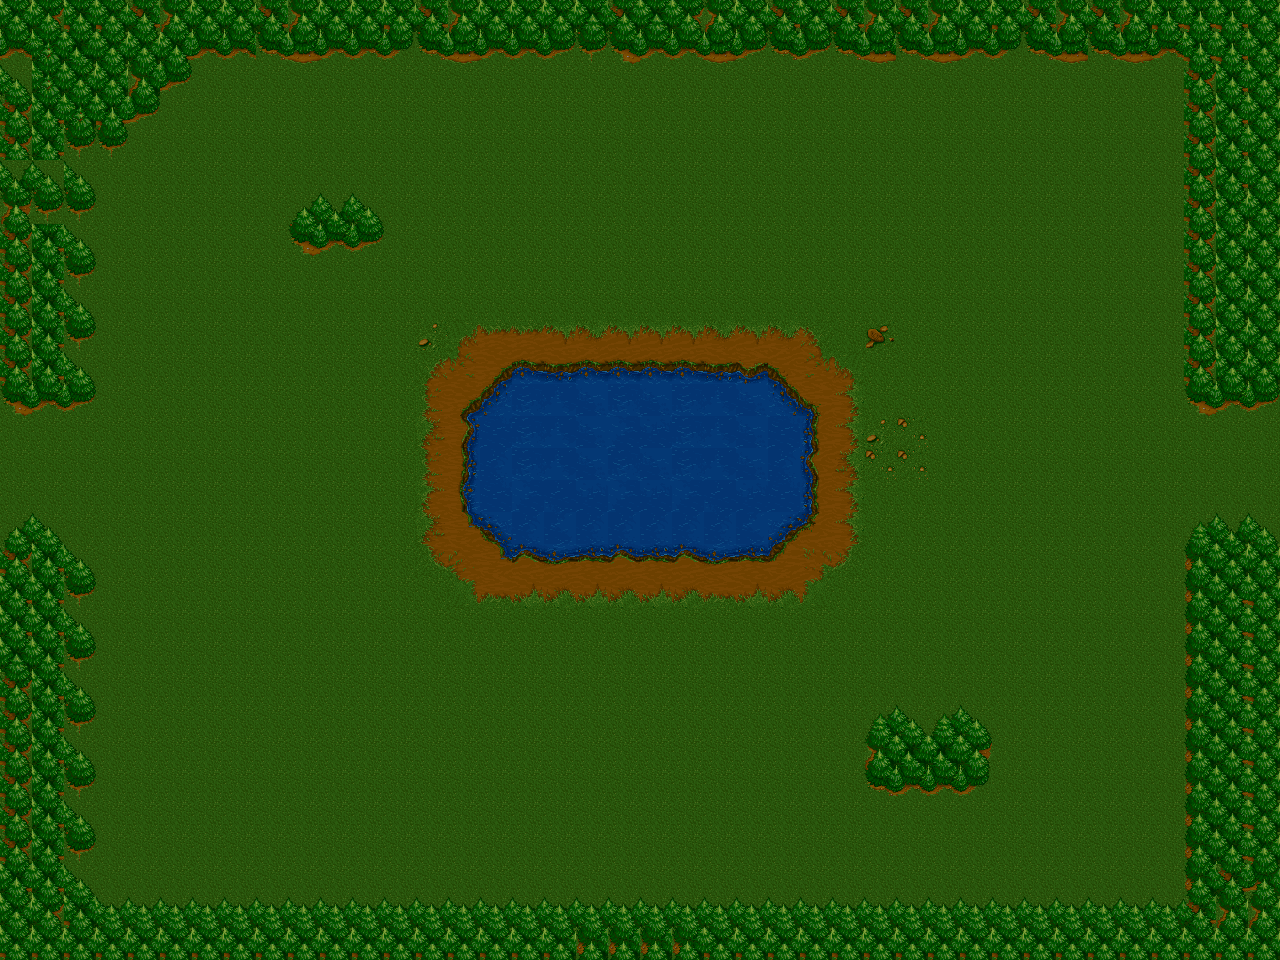

This game map was drawn from its Tiled (.tmx) file and the tilesets committed beside it. A one-line description and the trimmed map source follow:
An orthogonal 40x30 tile map with 32x32 px tiles, 2 tile layers (background, ground).

<map version="1.0" orientation="orthogonal" renderorder="right-down" width="40" height="30" tilewidth="32" tileheight="32" nextobjectid="3">
 <tileset firstgid="1" source="other/summer.tsx" />
 <layer name="background" width="40" height="30">
  <data>[1200 cells, 1102 non-empty, 27 distinct tile ids]</data>
 </layer>
 <layer name="ground" width="40" height="30">
  <data>[1200 cells, 402 non-empty, 61 distinct tile ids]</data>
 </layer>
</map>
